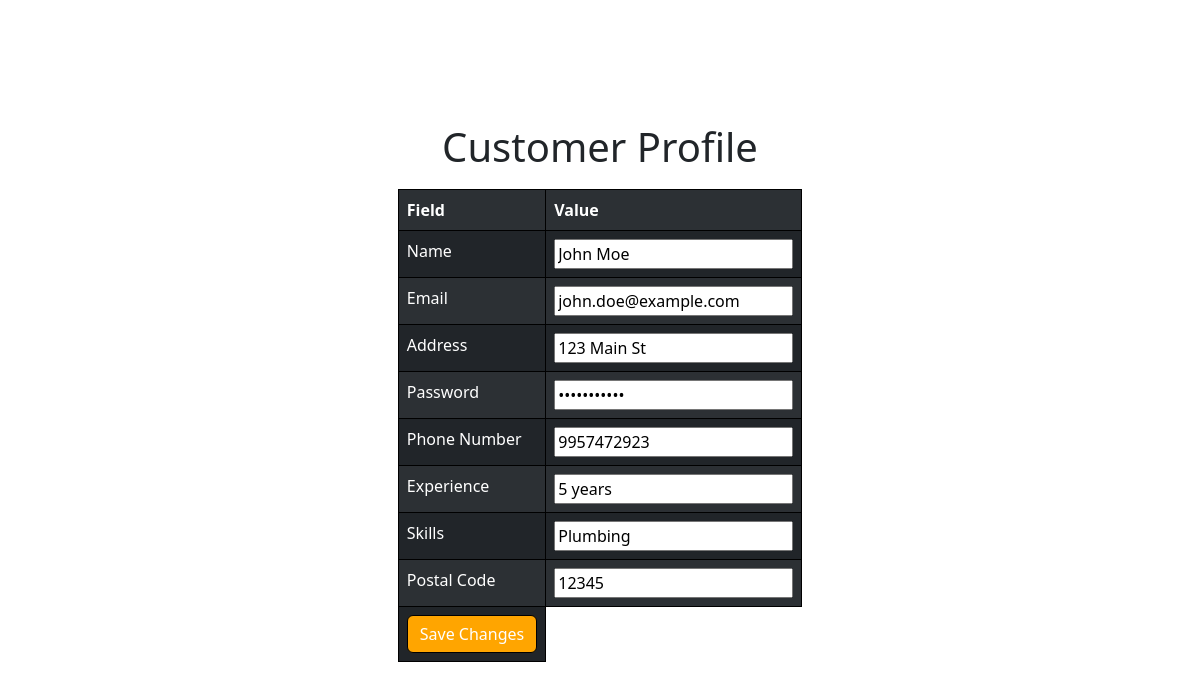
The app's page /Professional_Profile_Edit.html (signed in) with its own data.
### tables this page shows
CREATE TABLE Professionals (
    ProfessionalID INTEGER PRIMARY KEY,
    Email VARCHAR(255) UNIQUE NOT NULL,
    Password VARCHAR(255) NOT NULL,
    Name VARCHAR(255) NOT NULL,
    Experience VARCHAR(255),
    Skills TEXT,
    Address VARCHAR(255),
    CertificationFile VARCHAR(255),
    PostalCode VARCHAR(10),
    Phone TEXT UNIQUE
, Approved INT DEFAULT 0);

### backend/app.py (the view, shortened to what this page needs)
@app.route('/Professional_Profile_Edit.html', methods=['GET', 'POST'])
def PROFESSIONALPROFILEEDIT():
    professional_id = session.get('customer_id')
    if not professional_id:
        return redirect(url_for('login'))
    conn = sqlite3.connect('database.db')
    cursor = conn.cursor()
    cursor.execute("SELECT * FROM Professionals WHERE ProfessionalID = ?", (professional_id,))
    customer = cursor.fetchone()
    conn.close()
    return render_template('Professional_Profile_Edit.html',customer=customer)

### templates/Professional_Profile_Edit.html (shortened to what this page needs)
<!DOCTYPE html>
<html lang="en">
<head>
    <link href="https://cdnjs.cloudflare.com/ajax/libs/bootstrap/5.3.0/css/bootstrap.min.css" rel="stylesheet">
    <link href="https://cdnjs.cloudflare.com/ajax/libs/font-awesome/6.4.0/css/all.min.css" rel="stylesheet">
    <link rel="stylesheet" href="https://cdnjs.cloudflare.com/ajax/libs/animate.css/4.1.1/animate.min.css"/>
</head>
<body>
    <div class="container mt-6 main-content animate__animated animate__fadeInUp">
        <h1>Customer Profile</h1>
        {% if customer %}
            <form method="post">
            <table class="table table-dark table-striped animate__animated animate__fadeInUp">
                <tr>
                    <th>Field</th>
                    <th>Value</th>
                </tr>
                <tr>
                    <td>Name</td>
                    <td><input type="text" name="name" value="{{ customer[3] }}"></td>
                </tr>
                <tr>
                    <td>Email</td>
                    <td><input type="email" name="email" value="{{ customer[1] }}"></td>
                </tr>
                <tr>
                    <td>Address</td>
                    <td><input type="text" name="address" value="{{ customer[6] }}"></td>
                </tr>
                <tr>
                    <td>Password</td>
                    <td><input type="password" name="password" value="{{ customer[2] }}"></td>
                </tr>
                <tr>
                    <td>Phone Number</td>
                    <td><input type="tel" name="phone" value="{{ customer[9] }}"></td>
                </tr>
                <tr>
                    <td>Experience</td>
                    <td><input type="text" name="experience" value="{{ customer[4] }}"></td>
                </tr>
                <tr>
                    <td>Skills</td>
                    <td><input type="text" name="skills" value="{{ customer[5] }}"></td>
                </tr>
                <tr>
                    <td>Postal Code</td>
                    <td><input type="text" name="postal_code" value="{{ customer[8] }}"></td>
                </tr>
                <tr>
                    <td><button type="submit" class="btn btn-primary">Save Changes</button></td>
                </tr>
            </table>
            </form>
        {% else %}
            <p>No customer data found.</p>
        {% endif %}
    </div>
</body>
</html>

### templates/Professional_Profile_Edit.html (style rules this page uses)
body { font-family: 'Segoe UI', Tahoma, Geneva, Verdana, sans-serif; background-image: url('static/3.jpg'); background-size: cover; background-repeat: no-repeat; display: flex; min-height: 100vh; flex-direction: column; }
.btn-primary { background-color: orange; border-color: black; }
.main-content { flex-grow: 1; text-align: center; }
.container { animation: fadeIn 1s ease-in-out; }
.main-content { flex-grow: 1; display: flex; flex-direction: column; justify-content: center; align-items: center; text-align: center; }
table { width: 75%; margin: 10px auto; border-collapse: collapse; }
th, td { border: 1px solid black; padding: 8px; text-align: left; }
th { background-color: orange; color: black; }

### records on screen
Professionals: name "John Moe", email "john.doe@example.com", address "123 Main St", phone "9957472923", experience "5 years", skills "Plumbing", postal_code "12345"
